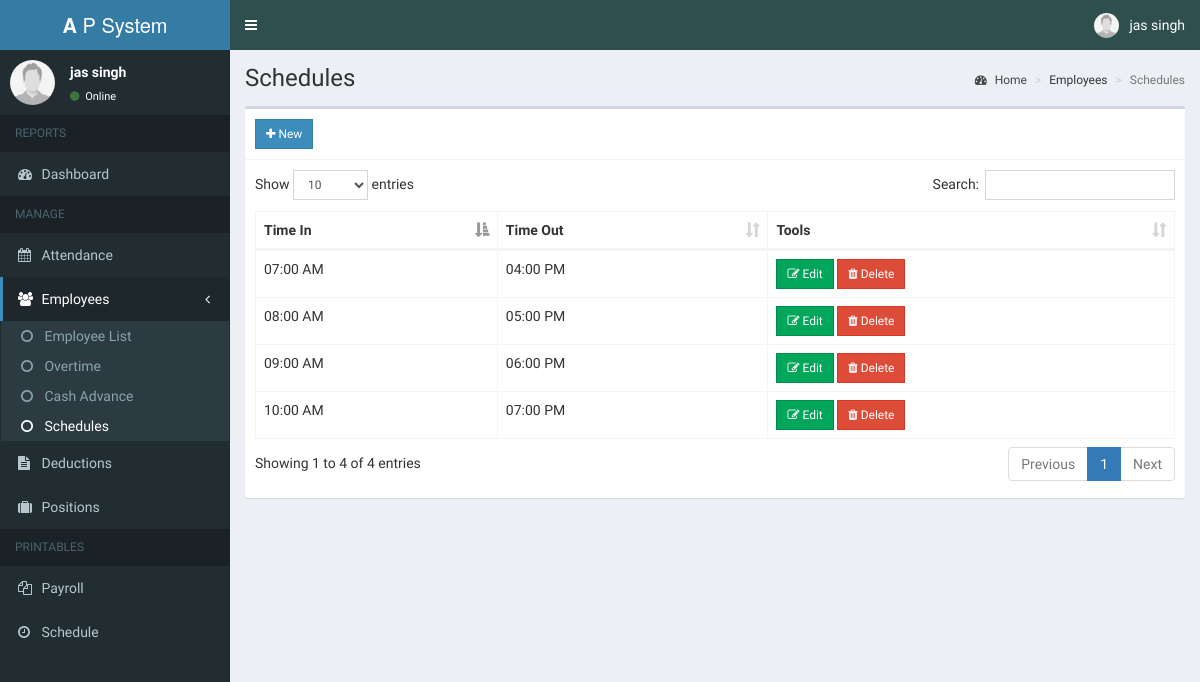
Screenshot of /Payroll_and_Attendance_system/admin/schedule.php (signed in) with the database file from the repository.
### tables this page shows
CREATE TABLE `schedules` (
  `id` int(11) NOT NULL,
  `time_in` time NOT NULL,
  `time_out` time NOT NULL
);

### Payroll_and_Attendance_system/admin/includes/session.php (called while the page is built, shortened)
<?php
	include 'includes/conn.php';
	$sql = "SELECT * FROM admin WHERE id = '".$_SESSION['admin']."'";
	$query = $conn->query($sql);
	$user = $query->fetch_assoc();
?>

### Payroll_and_Attendance_system/admin/schedule.php (the view, shortened to what this page needs)
<?php include 'includes/session.php'; ?>
<?php include 'includes/header.php'; ?>
<body class="hold-transition skin-blue sidebar-mini">
<div class="wrapper">
  <?php include 'includes/navbar.php'; ?>
  <?php include 'includes/menubar.php'; ?>
  <div class="content-wrapper">
    <section class="content-header">
      <h1>
        Schedules
      </h1>
      <ol class="breadcrumb">
        <li><a href="#"><i class="fa fa-dashboard"></i> Home</a></li>
        <li>Employees</li>
        <li class="active">Schedules</li>
      </ol>
    </section>
    <section class="content">
      <div class="row">
        <div class="col-xs-12">
          <div class="box">
            <div class="box-header with-border">
              <a href="#addnew" data-toggle="modal" class="btn btn-primary btn-sm btn-flat"><i class="fa fa-plus"></i> New</a>
            </div>
            <div class="box-body">
              <table id="example1" class="table table-bordered">
                <thead>
                  <th>Time In</th>
                  <th>Time Out</th>
                  <th>Tools</th>
                </thead>
                <tbody>
                  <?php
                    $sql = "SELECT * FROM schedules";
                    $query = $conn->query($sql);
                    while($row = $query->fetch_assoc()){
                      echo "
                        <tr>
                          <td>".date('h:i A', strtotime($row['time_in']))."</td>
                          <td>".date('h:i A', strtotime($row['time_out']))."</td>
                          <td>
                            <button class='btn btn-success btn-sm edit btn-flat' data-id='".$row['id']."'><i class='fa fa-edit'></i> Edit</button>
                            <button class='btn btn-danger btn-sm delete btn-flat' data-id='".$row['id']."'><i class='fa fa-trash'></i> Delete</button>
                          </td>
                        </tr>
                      ";
                    }
                  ?>
                </tbody>
              </table>
            </div>
          </div>
        </div>
      </div>
    </section>
  </div>
</div>
</body>
</html>

### Payroll_and_Attendance_system/admin/includes/navbar.php (shortened to what this page needs)
<header class="main-header">
    <a href="home.php" class="logo">
      <span class="logo-lg"><b>A</b> P System</span>
    </a>
    <nav class="navbar navbar-static-top">
      <a href="#" class="sidebar-toggle" data-toggle="push-menu" role="button">
      </a>
      <div class="navbar-custom-menu">
        <ul class="nav navbar-nav">
          <li class="dropdown user user-menu">
            <a href="#" class="dropdown-toggle" data-toggle="dropdown">
              <img src="<?php echo (!empty($user['photo'])) ? '../images/'.$user['photo'] : '../images/profile.jpg'; ?>" class="user-image" alt="User Image">
              <span class="hidden-xs"><?php echo $user['firstname'].' '.$user['lastname']; ?></span>
            </a>
          </li>
        </ul>
      </div>
    </nav>
  </header>

### Payroll_and_Attendance_system/admin/includes/menubar.php
<aside class="main-sidebar">
    <section class="sidebar">
      <div class="user-panel">
        <div class="pull-left image">
          <img src="<?php echo (!empty($user['photo'])) ? '../images/'.$user['photo'] : '../images/profile.jpg'; ?>" class="img-circle" alt="User Image">
        </div>
        <div class="pull-left info">
          <p><?php echo $user['firstname'].' '.$user['lastname']; ?></p>
          <a><i class="fa fa-circle text-success"></i> Online</a>
        </div>
      </div>
      <ul class="sidebar-menu" data-widget="tree">
        <li class="header">REPORTS</li>
        <li class=""><a href="home.php"><i class="fa fa-dashboard"></i> <span>Dashboard</span></a></li>
        <li class="header">MANAGE</li>
        <li><a href="attendance.php"><i class="fa fa-calendar"></i> <span>Attendance</span></a></li>
        <li class="treeview">
          <a href="#">
            <i class="fa fa-users"></i>
            <span>Employees</span>
            <span class="pull-right-container">
              <i class="fa fa-angle-left pull-right"></i>
            </span>
          </a>
          <ul class="treeview-menu">
            <li><a href="employee.php"><i class="fa fa-circle-o"></i> Employee List</a></li>
            <li><a href="overtime.php"><i class="fa fa-circle-o"></i> Overtime</a></li>
            <li><a href="cashadvance.php"><i class="fa fa-circle-o"></i> Cash Advance</a></li>
            <li><a href="schedule.php"><i class="fa fa-circle-o"></i> Schedules</a></li>
          </ul>
        </li>
        <li><a href="deduction.php"><i class="fa fa-file-text"></i> Deductions</a></li>
        <li><a href="position.php"><i class="fa fa-suitcase"></i> Positions</a></li>
        <li class="header">PRINTABLES</li>
        <li><a href="payroll.php"><i class="fa fa-files-o"></i> <span>Payroll</span></a></li>
        <li><a href="schedule_employee.php"><i class="fa fa-clock-o"></i> <span>Schedule</span></a></li>
      </ul>
    </section>
  </aside>

### rows the page displays
schedules: time_in "07:00 AM", time_out "04:00 PM"
schedules: time_in "08:00 AM", time_out "05:00 PM"
schedules: time_in "09:00 AM", time_out "06:00 PM"
schedules: time_in "10:00 AM", time_out "07:00 PM"

### other values shown
$user['firstname'] "jas"
$user['lastname'] "singh"
